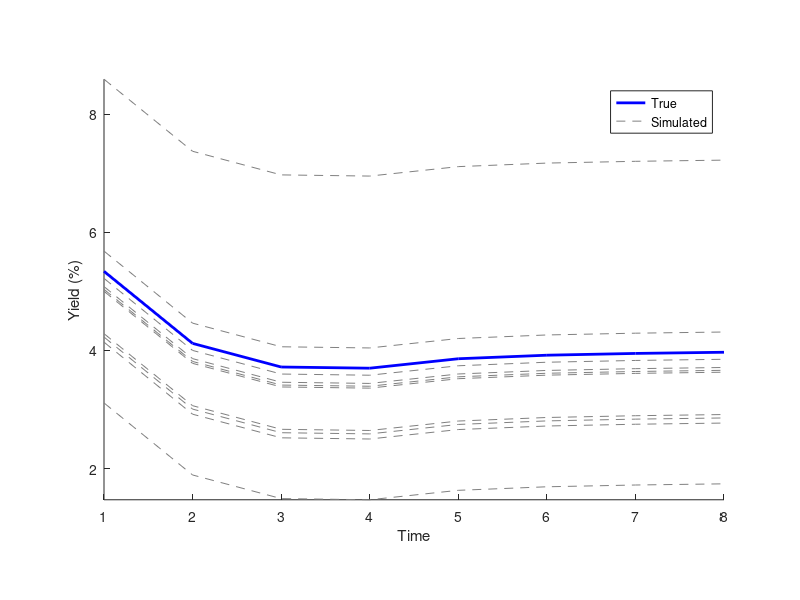
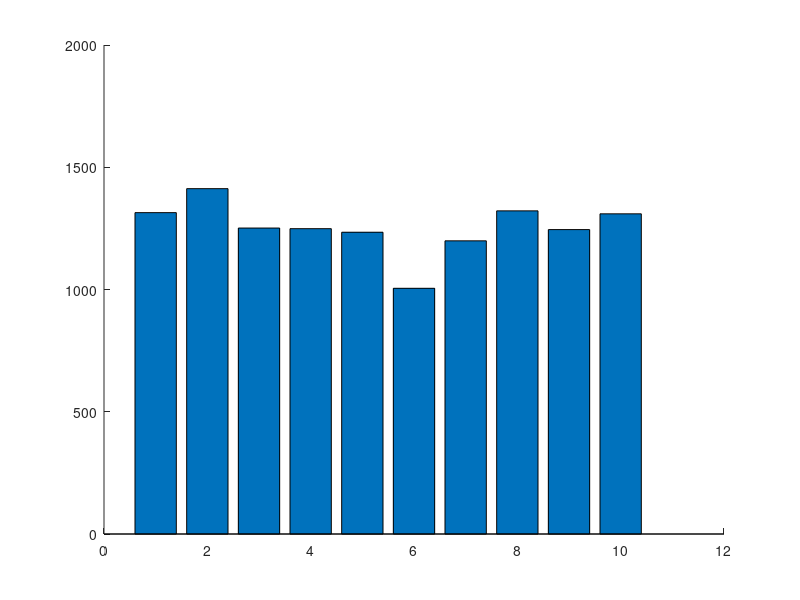

The MATLAB script that drew these images, in order: (Note: this script raises an error after producing the figures.)
%% Stock Data Intel Corporation (2012-2022)
% For Empirical Finance 3.2
% Assignment 2
% By team 40 (Levente Szabo, Nicolas Barry, Renzo Vermeulen)

addpath('./hist_stock_data');

%% House Keeping 

% Housekeeping
clear all;
close all;
clc; 

% Figure counter
f=0;

%% Question 1 (a)
par = 1000;
r= 0.073;
yield =[5.34 4.12 3.72 3.7 3.86 3.92 3.95 3.97];
T= length(yield)

% Price the bond
coupon= r*par;
cash_flow=coupon+zeros(1,T);
cash_flow(8)=cash_flow(8)+par;
P= sum(cash_flow./((1+yield./100).^(1:T)));

%% Question 1 (b)
% Set seed for randomization
randn('state', 1512) % set the seed
% Draw of random numbers to add to the yield
S = 10; % number of simulations
sigma = 1.25 % daily yield volatility
eps = randn(1,S)* sigma; % generate random yield changes in a loop
% Add shift to the yield
ysim=zeros(T,S);
for s = 1:10
  ysim(:,s) = yield + eps(s);
end
% Plot the different yields
f=f+1;
figure(f)
hold on
plot(yield, '-','color', 'b', 'LineWidth',2)
plot(ysim,'--','color',[0.5 0.5 0.5])
legend('True','Simulated')
xlabel('Time')
ylabel('Yield (%)')
daspect([1 1.5 1]);
ylim([3 10])
axis tight; 
hold off

%% Question 1 (c)
% Calculate the simulated prices
SP1 = zeros(1,S); % vector for sim prices
for s = 1:S % do S simulations
  SP1(s) = sum(cash_flow./((1+transpose(ysim(:,s))./100).^(1:T)));
end
% Replicate Plot from Slide 9 Lecture 5
trueP = P*ones(1,S+2);
f=f+1;
figure(f)
hold on
bar(SP1)
yl=yline(P,'-','True Price','LineWidth',3,'Color', 'r');
yl.LabelHorizontalAlignment = 'left';
xlabel('Simulation')
ylabel('Simulated Price')
xlim([0.5 8.5])
ylim([800 1500])
daspect([1 30 1]);
hold off
exportgraphics(gcf, 'Simulated_prices.png');

%% Question 2 (a)
% Load the data using hist_stock_data.m
price = hist_stock_data('01012012','31122022','INTC');
% Calculating simple returns
simple_y=(price.Close(2:end)-price.Close(1:end-1))./price.Close(1:end-1);
% Obtain sample statistics for simple returns
mean(simple_y)
std(simple_y)
min(simple_y)
max(simple_y)
% Obtain first and third quartiles for simple returns
% Step 1 - rank the data
y = sort(simple_y);
% Compute first quartile
Q(1) = median(y(find(y<median(y))));
display (Q(1))
% Compute third quartile
Q(3) = median(y(find(y>median(y))));
display (Q(3))

%% Question 2 (b) p=0.01

% Prepare the estimations by setting up the Matlab environment
% VaR(0.01) !
T = length(simple_y);          % number of observations for return y
WE = 1000;                     % estimation window length
p = 0.01;                      % VaR probability
value = 1;                     % portfolio value

VaR = NaN(T-WE, 1);             % matrix to hold VaR forecasts for 2 models

% Compute the VaR forecasts for using historic simulations 
index = p*WE;

for t=1:(T-WE)
 data= simple_y(t:WE-1+t); 
 data=sort(data);
 VaR(t,1) = -1*data(index)*value;
end 

% Plot returns and VaR
f=f+1; 
figure(f)
hold on 
plot(datetime(price.Date(WE+2:end)), simple_y(WE+1:end),'color',[0.5 0.5 0.5]); 
plot(datetime(price.Date(WE+2:end)), (-1)*VaR(:,1));
xlabel('Time');
ylabel('Returns')
legend('','VaR(0.01) using HS');
hold off

% %% Perform a Bernoulli Test for VaR(0.01)
% ber=zeros(1); 
% ber_pvalue=zeros(1);
% for i=1
%     ber(i) = bern_test(p,vl(:,i));
%     ber_pvalue(i)= 1-chi2cdf(ber(i),1);
%     disp([i, ber(i),ber_pvalue(i)])
% end          
% 
% %% Perform an Independence Test for VaR(0.01)      
% ind=zeros(1); 
% ind_pvalue=zeros(1);
% for i=1
%     ind(i) = ind_test(vl(:,i));
%     ind_pvalue(i)= 1-chi2cdf(ind(i),1);
%     disp([i, ind(i), ind_pvalue(i)])
% end 

%% Prepare the estimations by setting up the Matlab environment
% VaR(0.05)
T = length(simple_y);          % number of observations for return y
WE = 1000;                     % estimation window length
p = 0.05;                      % VaR probability
value = 1;                     % portfolio value

VaR = NaN(T-WE,1);             % matrix to hold VaR forecasts for 1 model

% Compute the VaR forecasts using historic simulations 
index = p*WE;

for t=1:(T-WE)
 data= simple_y(t:WE-1+t); 
 data=sort(data);
 VaR(t,1) = -1*data(index)*value;
end 
% Save the model outcomes in a mat file
save tmp.mat

clear all;
close all;
clc; 

load tmp.mat
% Plot returns and VaR
f=f+1; 
figure(f)
hold on 
plot(datetime(price.Date(WE+2:end)), simple_y(WE+1:end),'color',[0.5 0.5 0.5]); 
plot(datetime(price.Date(WE+2:end)), (-1)*VaR(:,1));
xlabel('Time');
ylabel('Returns')
legend('','VaR(0.05) using HS');
hold off


% %% Perform a Bernoulli Test for VaR(0.05)
% ber=zeros(1); 
% ber_pvalue=zeros(1);
% for i=1
%     ber(i) = bern_test(p,vl(:,i));
%     ber_pvalue(i)= 1-chi2cdf(ber(i),1);
%     disp([i, ber(i),ber_pvalue(i)])
% end            
% 
% %% Perform an Independence Test for VaR(0.05)      
% ind=zeros(1); 
% ind_pvalue=zeros(1);
% for i=1
%     ind(i) = ind_test(vl(:,i));
%     ind_pvalue(i)= 1-chi2cdf(ind(i),1);
%     disp([i, ind(i), ind_pvalue(i)])
% end 

%% Question 3 (a)

% Stock 2
% Load the data using hist_stock_data.m
price2 = hist_stock_data('01012012','31122022','ABT');
% Calculating simple returns
simple_y2=(price2.Close(2:end)-price2.Close(1:end-1))./price2.Close(1:end-1);

% Stock 3
% Load the data using hist_stock_data.m
price3 = hist_stock_data('01012012','31122022','PFE');
% Calculating simple returns
simple_y3=(price3.Close(2:end)-price3.Close(1:end-1))./price3.Close(1:end-1);

%% Plot returns
% Stock 1
hold on 
plot(price.Date, price.Close)
xlabel('Year')
ylabel('Price')
title('Intel Corporation')
hold off 
% Stock 2
hold on 
plot(price2.Date, price2.Close)
xlabel('Year')
ylabel('Price')
title('Abbott Laboratories')
hold off 
% Stock 3
hold on 
plot(price3.Date, price3.Close)
xlabel('Year')
ylabel('Price')
title('Simple returns for three time series')
legend('Intel Corporation','Abbott Laboratories', 'Pfizer Inc.')
hold off

%% Question 3(b)

% Number of Stocks
N=3;

% Constraints
Aeq=ones(1,N); 
beq=1; 

% Upper and Lower Bound on Individual Weights 
lb=zeros(1,N); 
ub=ones(1,N);

% Options 
options= optimset('Algorithm','interior-point-convex');

% Risk Aversion 
gamma=3; 

% Estimation Window
W_E=800;

% Storage matrices
mu_opt=zeros(N,length(simple_y2)-W_E+1); 
cov_opt=zeros(N,N,length(simple_y2)-W_E+1); 
weights=zeros(N,length(simple_y2)-W_E+1); 

% Optimization loop
for i=1:length(simple_y2)-W_E+1
  
  % Multivariate moments
  mu_opt(:,i)=[mean(simple_y(i:W_E-1+i)); mean(simple_y2(i:W_E-1+i)); mean(simple_y3(1:W_E-1+i))]; 
  cov_opt(:,:,i)=cov([simple_y(i:W_E-1+i),simple_y2(i:W_E-1+i),simple_y3(i:W_E-1+i)]); 

  % Optimization inputs
  H_opt= gamma*cov_opt(:,:,i); % Covariance times risk aversion
  f_opt = -mu_opt(:,i); % Negative mean

  weights(:,i)=quadprog(H_opt,f_opt,[],[],Aeq,beq, lb,ub,[],options);
end 

% Plot weights

date=price.Date(W_E+1:end);

f=f+1; 
figure(f)
hold on
plot(date,weights(1,:))
plot(date, weights(2,:))
plot(date, weights(3,:))
legend('Intel Corporation', 'Abbott Laboratories', 'Pfizer Inc.', 'Location', 'southoutside')
ylabel('Optimal Weight')
xlabel('Optimization Date')
title('Portfolio Weights under Simple Volatility')
pbaspect([2, 1, 1])
hold off

%% Question 3(c) Plot risk free rate againts portfolio returns
display(date(2))
% Import 5 Year Treasury Yield 
yield = hist_stock_data('12032015','31122022', '^FVX'); % start at date W_E+1

rf=NaN*ones(1,length(simple_y)-W_E); 

% Filling up NaNs and empty values

for i = 1:length(simple_y)-W_E
    index_return = find(yield.Date == date(1 + i));

    if ~isempty(index_return)
        rf(i) = yield.Close(index_return) / 100;
    else
    end
end

for i=1:length(rf)
    if isnan(rf(i))
        rf(i)= rf(i-1); 
    else 
    end 
end 

daily_rf = rf/250;

portfolio_returns = zeros(length(weights)-1);

for i=1:(length(weights)-1)
  portfolio_returns(i)= weights(:,i)'*[simple_y(W_E+i); simple_y2(W_E+i); simple_y3(W_E+i);];
end

f=f+1; 
figure(f)
hold on 
plot(date(2:end), daily_rf);
plot(date(2:end), portfolio_returns);
xlabel('Time');
ylabel('Rate')
legend('Daily Risk Free Rate', 'Portfolio Returns');
hold off

%% Question 3(d) Compute Sharp-ratio
 
excess_returns = portfolio_returns - daily_rf; 

excess_mean_returns = mean(excess_returns); 
excess_vol_returns = std(excess_returns); 

sharp_ratio = excess_mean_returns/excess_vol_returns



  



